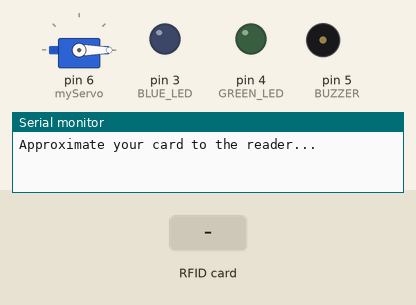
Simulated run of this sketch. Board: Arduino Uno, built with avr-gcc and run on an emulated ATmega328P. Shown: servo, output pins drawn as LEDs (lit = HIGH), buzzer (waves = sounding, pin HIGH), the last lines printed to the serial monitor. The inputs (shaded band) are chosen by the test bench. Pins used as bus, display or sensor lines are not drawn.

Above: at 1.2 s.
1.3 s: RFID card F6 E7 C2 01 held to the reader
At 2.5 s:
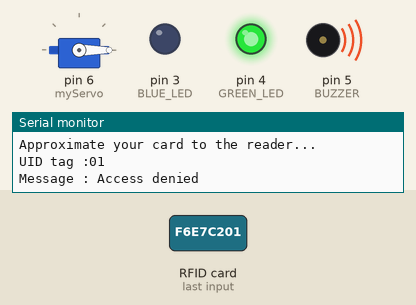
4.3 s: RFID card 5E 7A 19 C4 held to the reader
At 7.6 s:
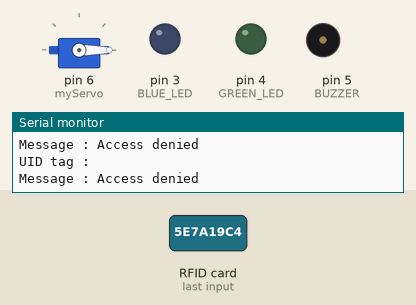
Timing chart, 0 to 9.1 s (numbered marks = the images above; inputs shaded):
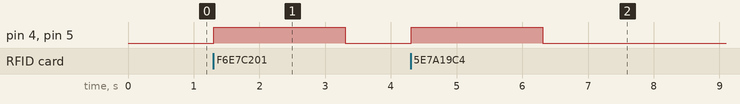

Measured:
- after the input at 1.3 s, pin 4 (GREEN_LED), pin 5 (BUZZER): LOW → HIGH at once, → LOW 2.0 s later
- after the input at 4.3 s, pin 4 (GREEN_LED), pin 5 (BUZZER): LOW → HIGH at once, → LOW 2.0 s later

The sketch:

rfid-access.ino
```cpp
#include <SPI.h>
#include <MFRC522.h>
#include<Servo.h>
#define SS_PIN 10
#define RST_PIN 9
MFRC522 mfrc522(SS_PIN, RST_PIN);   // Create MFRC522 instance.
// Define LED and Buzzer pins
#define BLUE_LED 3
#define GREEN_LED 4
#define BUZZER 5
Servo myServo;
void setup()
{
  Serial.begin(9600);   // Start serial communication
  SPI.begin();          // Start SPI
  mfrc522.PCD_Init();   // Init MFRC522
  Serial.println("Approximate your card to the reader...");
  // Set pin modes
  pinMode(BLUE_LED, OUTPUT);
  pinMode(GREEN_LED, OUTPUT);
  pinMode(BUZZER, OUTPUT);
  myServo.attach(6);
  // Turn everything off initially
  digitalWrite(BLUE_LED, LOW);
  digitalWrite(GREEN_LED, LOW);
  digitalWrite(BUZZER, LOW);
  myServo.write(0);
}
void loop()
{
  // Look for a card
  if ( ! mfrc522.PICC_IsNewCardPresent()) {
    return;
  }
  if ( ! mfrc522.PICC_ReadCardSerial()) {
    return;
  }
  // Show UID
  Serial.print("UID tag :");
  String content = "";
  for (byte i = 0; i < mfrc522.uid.size; i++)
  {
    if (mfrc522.uid.uidByte[i] < 0x10){
      content += "0";
    content += String(mfrc522.uid.uidByte[i], HEX);
    content += " ";
  }
  }
  content.trim();  // Remove trailing space
  content.toUpperCase();

  Serial.println(content);
  Serial.print("Message : ");

  if (content == "F6 E7 C2 01") // Replace with your own UID
  {
    Serial.println("Authorized access");
    digitalWrite(BLUE_LED, HIGH);  // Turn on Blue LED
    myServo.write(180);
    delay(2000);                  // 30 seconds delay
    digitalWrite(BLUE_LED, LOW);   // Turn off Blue LED
    myServo.write(0);
  }
  else
  {
    Serial.println("Access denied");
    digitalWrite(GREEN_LED, HIGH);  // Turn on Green LED
    digitalWrite(BUZZER, HIGH);     // Turn on Buzzer
     myServo.write(0);
    delay(2000);                   // 30 seconds delay
    digitalWrite(GREEN_LED, LOW);   // Turn off Green LED
    digitalWrite(BUZZER, LOW);      // Turn off Buzzer
     myServo.write(0);
  }
}
```
